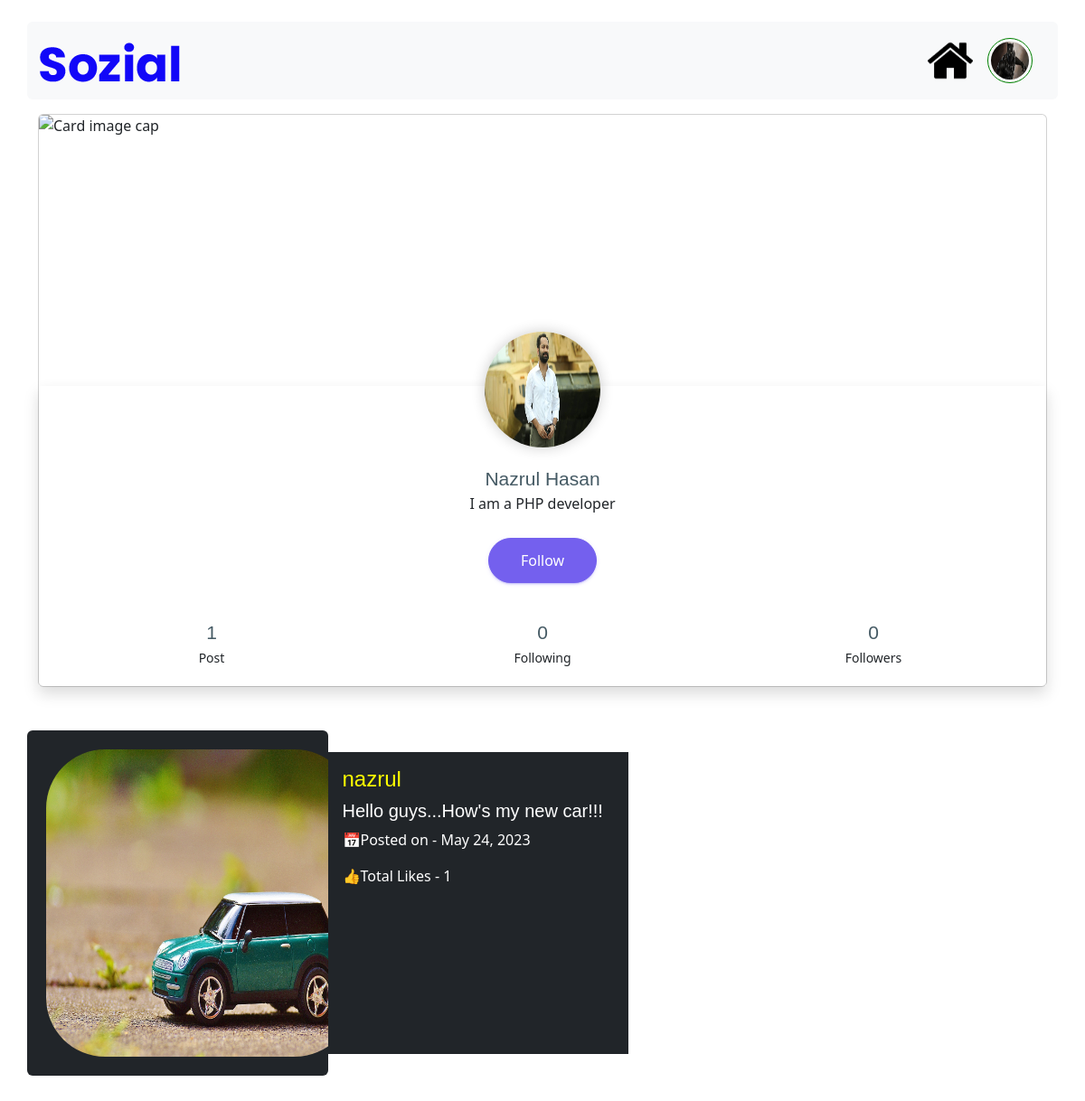
The page /profilepage/nazrul (signed in) on the database its author committed.
### home/models.py (models this page shows, shortened)
class Profile(models.Model):
    user = models.OneToOneField(User, on_delete=models.CASCADE, null=True)
    id_user= models.IntegerField(null=True)
    full_name= models.CharField(max_length=100)
    image = models.ImageField(upload_to='media')
    bio = models.TextField()
    location = models.CharField(max_length=100)

class Post(models.Model):
    id = models.UUIDField(primary_key=True, default=uuid.uuid4)
    user = models.ForeignKey(User, on_delete=models.CASCADE, null=True)
    pic = models.ImageField(upload_to='media')
    body = models.TextField()
    created_on = models.DateField(default=datetime.now)
    likes = models.IntegerField(default= 0)

### home/views.py (the view)
# urls.py: path('profilepage/<pk>', views.profilepage, name='profilepage'),
@login_required(login_url='signin')
def profilepage(request, pk):
    user_obj = User.objects.get(username = pk)
    user_profile = Profile.objects.get(user = user_obj)
    post_count = Post.objects.filter(user= user_obj).count
    followed_by = request.user.username
    followed_to = pk
    follower_count = FollowerCount.objects.filter(followed_by= pk).count
    following_count = FollowerCount.objects.filter(followed_to=pk).count
    if FollowerCount.objects.filter(followed_by=followed_by, followed_to=followed_to):
        button_text = 'Unfollow'
    else:
        button_text = 'Follow'
    context = {
        'user_obj' : user_obj,
        'user_profile' : user_profile,
        'follower_count': follower_count,
        'following_count': following_count,
        'post_count' : post_count,
        'button_text': button_text
    }
    return render(request, 'profile.html', context)

### templates/profile.html (shortened to what this page needs)
{% extends 'base.html' %}
{% block content %}
{% if user_profile.full_name %}
<div class="mb-5 container mt-3" >
    <div class="col-md-12">
        <div class="card"> <img class="card-img-top" src="https://img.freepik.com/free-vector/gradient-mountain-landscape_23-2149151140.jpg?w=1480&t=st=1684901003~exp=1684901603~hmac=de40ddf169fa6a5fc385d6a68fcea1ec3e55e75d99c61f2a9e6d568d7ac7f8a4" alt="Card image cap">
            <div class="card-body little-profile text-center shadow">
                <div class="pro-img"><img src="{{user_profile.image.url}}" alt="user"></div>
                <h3 class="m-b-0">{{user_profile.full_name}}</h3>
                <p>{{user_profile.bio}}</p>
                <form method="POST" action="{% url 'following' %}">
                {% if user.username == user_obj.username %}
                <a href="{% url 'editprofile' %}" class="m-t-10 waves-effect waves-dark btn btn-primary btn-md btn-rounded">Edit Profile</a>
                {% else %}
                    <button type="submit" class="m-t-10 waves-effect waves-dark btn btn-primary btn-md btn-rounded" >{{button_text}}</button>
                {% endif %}
                </form>
                <div class="row text-center m-t-20">
                    <div class="col-lg-4 col-md-4 m-t-20">
                        <h3 class="m-b-0 font-light">{{post_count}}</h3><small>Post</small>
                    </div>
                    <div class="col-lg-4 col-md-4 m-t-20">
                        <h3 class="m-b-0 font-light">{{follower_count}}</h3><small>Following</small>
                    </div>
                    <div class="col-lg-4 col-md-4 m-t-20">
                        <h3 class="m-b-0 font-light">{{following_count}}</h3><small>Followers</small>
                    </div>
                </div>
            </div>
        </div>
    </div>
</div>
{% else %}
<h1 class="text-center">This is profile of {{user_obj.username}}</h1>
<center>
<a href="{% url 'editprofile' %}" class="btn btn-danger mt-3">Update Profile</a>
</center>
{% endif %}
{% if post_count != 0 %}
<div class="container mt-5 mb-5">
    <div class="row">
    {% for mypost in user_obj.post_set.all %}
    <div class=" col-md-7  ">
        <div class="row">
            <div class="col-md-6 rounded bg-dark w-50 p-3">
            <img src="{{mypost.pic.url}}" style="width: 350px; height: 350px; border-radius: 20%; padding: 5px;">
            </div>
            <div class="col-md-6 bg-dark p-3 mt-4 mb-4">
            <h4 style="color: yellow"> {{mypost.user}}</h4>
         <h5 style="color: white">   {{mypost.body}} </h5>
         <p style="color: white">📅Posted on - {{mypost.created_on}}</p>
         <p style="color: white"> 👍Total Likes - {{mypost.likes}}</p>
            </div>
        </div>
    </div>
    {% endfor %}
</div>
</div>
{% endif %}
{% endblock content %}

### templates/navbar.html (shortened to what this page needs)
<nav class="navbar navbar-expand-lg mt-4 bg-light rounded container">
    <div class="container-fluid">
      <a class="navbar-brand" href="{% url 'home' %}">
        <img src="/static/images/logo4.png" style="width: 160px; height: 60px;">
      </a>
      <div class="collapse navbar-collapse" id="navbarSupportedContent">
        <ul class="navbar-nav me-2 mb-2 mb-lg-0">
          <li class="nav-item">
            <a class="nav-link active" aria-current="page" href="{% url 'home' %}">
              <img src="/static/images/home.png" style="width: 50px; height: 50px;">
            </a>
          </li>
          {% if user.is_authenticated %}
        <li class="nav-item dropdown">
          {% if user.profile.image %}
          <a class="nav-link " href="#" role="button" data-bs-toggle="dropdown" aria-expanded="false">
            <img src="{{user.profile.image.url}}" style="border: 1px solid green;
                    border-radius: 50%; width: 50px; height: 50px; padding: 3px;">
          </a>
          {% else %}
          <a class="nav-link " href="#" role="button" data-bs-toggle="dropdown" aria-expanded="false">
            <img src="/static/images/dummy.png" style="border: 1px solid green;
                    border-radius: 50%; width: 50px; height: 50px; padding: 3px;">
          </a>
          {% endif %}
        </li>
        {% endif %}
      </ul>
      </div>
    </div>
  </nav>

### templates/profile.html (style rules this page uses)
.card-img-top { height:300px; }
.card-body { -ms-flex: 1 1 auto; flex: 1 1 auto; padding: 1.25rem }
.pro-img { margin-top: -80px; margin-bottom: 20px }
.little-profile .pro-img img { width: 128px; height: 128px; -webkit-box-shadow: 0 0 15px rgba(0, 0, 0, 0.2); box-shadow: 0 0 15px rgba(0, 0, 0, 0.2); border-radius: 100% }
html body .m-b-0 { margin-bottom: 0px }
h3 { line-height: 30px; font-size: 21px }
.btn-rounded.btn-md { padding: 12px 35px; font-size: 16px }
html body .m-t-10 { margin-top: 10px }
.btn-primary, .btn-primary.disabled { background: #7460ee; border: 1px solid #7460ee; -webkit-box-shadow: 0 2px 2px 0 rgba(116, 96, 238, 0.14), 0 3px 1px -2px rgba(116, 96, 238, 0.2), 0 1px 5px 0 rgba(116, 96, 238, 0.12); box-shadow: 0 2px 2px 0 rgba(116, 96, 238, 0.14), 0 3px 1px -2px rgba(116, 96, 238, 0.2), 0 1px 5px 0 rgba(116, 96, 238, 0.12); -webkit-transition: 0.2s ease-in; -o-transition: 0.2s ease-in; transition: 0.2s ease-in }
.btn-rounded { border-radius: 60px; padding: 7px 18px }
.m-t-20 { margin-top: 20px }
.text-center { text-align: center !important }
h1, h2, h3, h4, h5, h6 { color: #455a64; font-family: "Poppins", sans-serif; font-weight: 400 }
p { margin-top: 0; margin-bottom: 1rem }

### rows shown on the page
Profile: image (picture), full_name "Nazrul Hasan", bio "I am a PHP developer"
Post: pic (picture), user "nazrul", body "Hello guys...How's my new car!!!", created_on "May 24, 2023", likes "1"

### other values the page prints
{{ button_text }} "Follow"
{{ post_count }} "1"
{{ follower_count }} "0"
{{ following_count }} "0"
